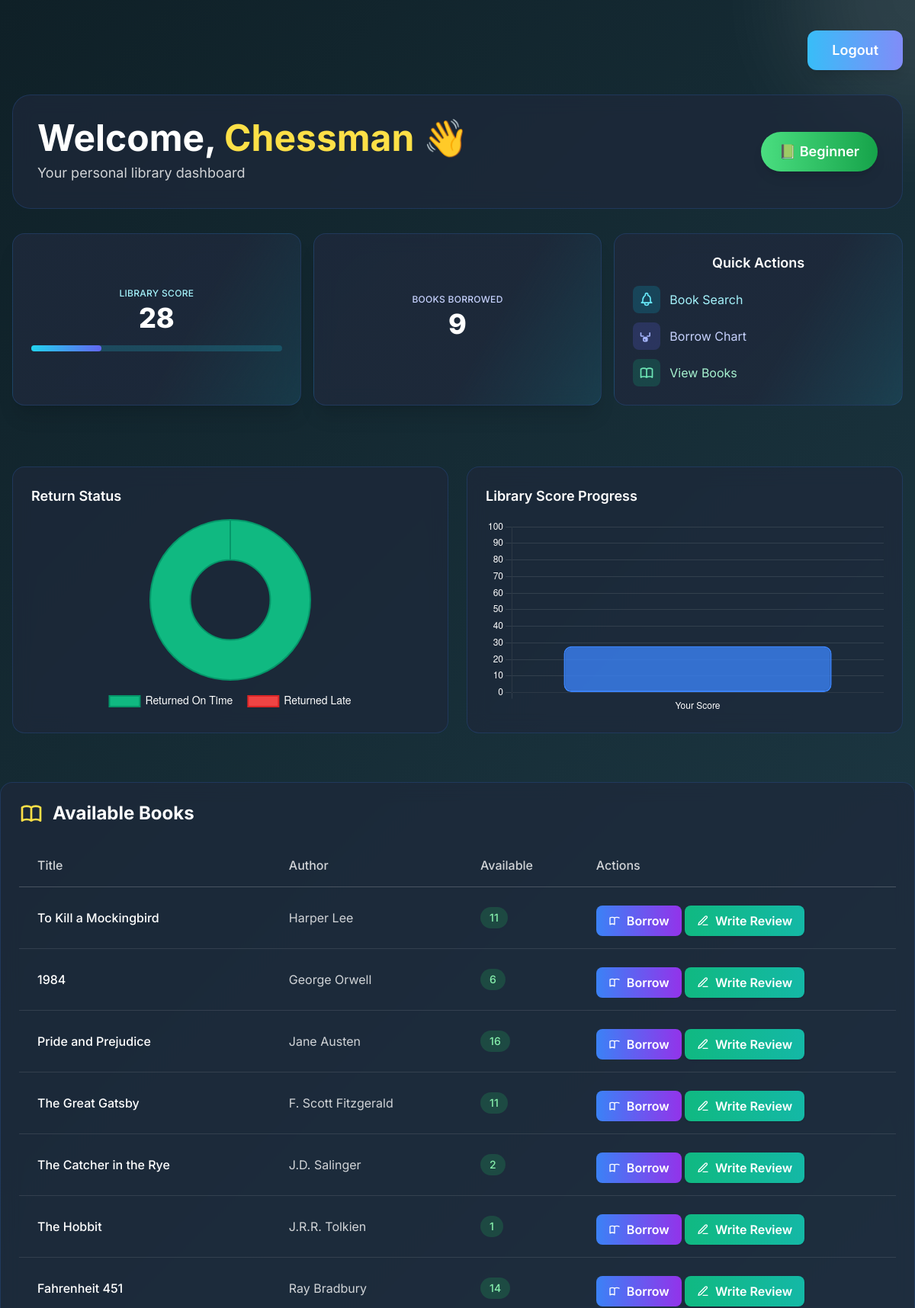
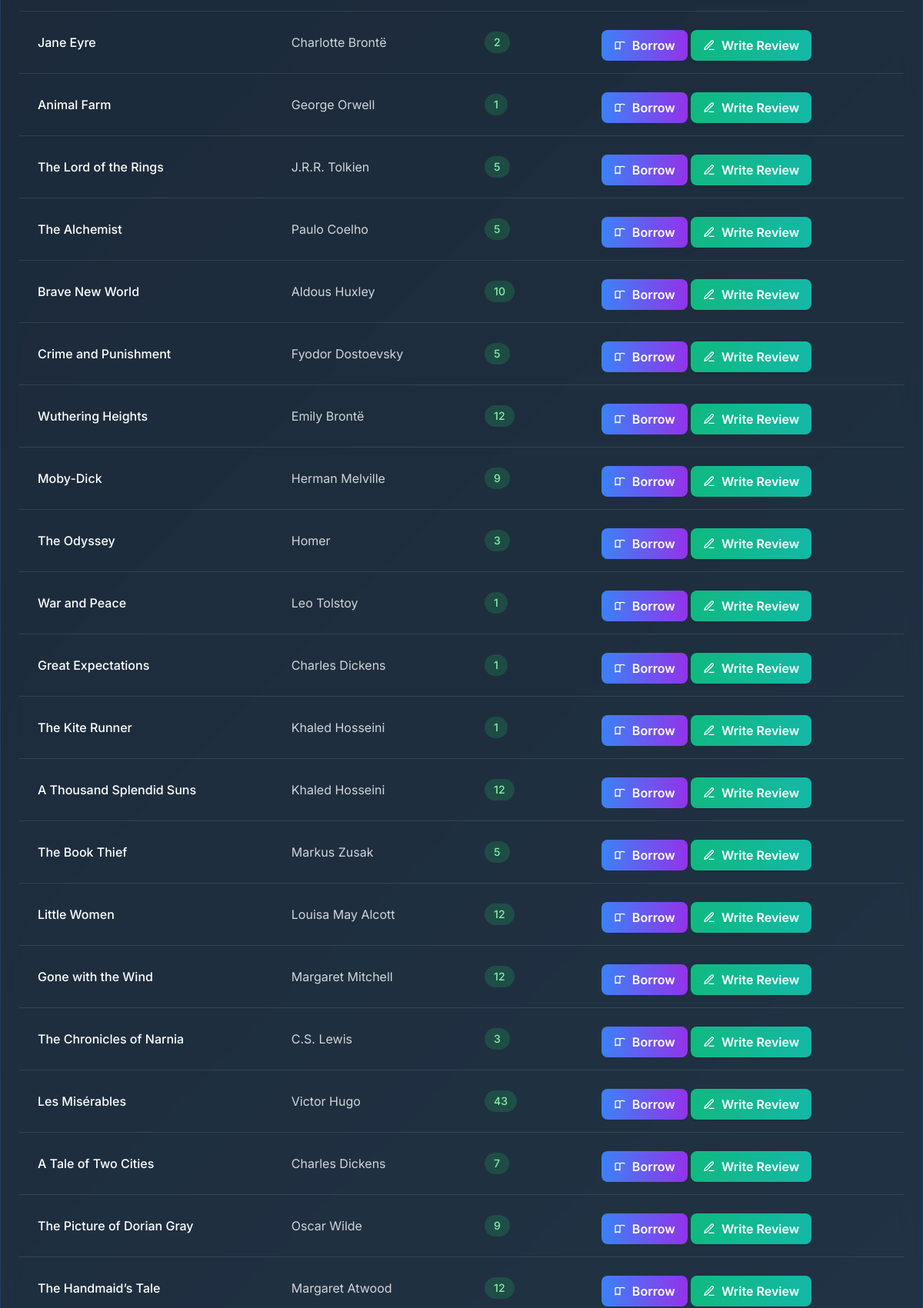
Screenshot of /user/dashboard/ (signed in, upper part) with the database file from the repository (2 pictures, top to bottom).
### books/models.py (models this page shows, shortened)
class Visitor(models.Model):
    ROLE_CHOICES = [
        ('admin', 'Admin'),
        ('user', 'User'),
    ]
    name = models.CharField(max_length=100)
    age = models.IntegerField()
    mobile = models.CharField(max_length=15, unique=True)
    email = models.EmailField(unique=True)
    address = models.TextField()
    password = models.CharField(max_length=255)
    role = models.CharField(max_length=10, choices=ROLE_CHOICES)
    visit_count = models.IntegerField(default=0)
    score = models.IntegerField(default=0)
    created_at = models.DateTimeField(default=timezone.now)
    face_encoding = models.JSONField(null=True, blank=True)

class Book(models.Model):
    title = models.CharField(max_length=200)
    author = models.CharField(max_length=100)
    publisher = models.CharField(max_length=100)
    publication_year = models.IntegerField()
    summary = models.TextField()
    available_copies = models.IntegerField(default=1)
    borrow_count = models.IntegerField(default=0)
    summary_embedding = models.JSONField(null=True, blank=True)
    rack_number = models.CharField(max_length=10, blank=True, null=True)
    shelf_number = models.CharField(max_length=10, blank=True, null=True)

### books/views.py (the view, shortened to what this page needs)
# urls.py: path('user/dashboard/', views.user_dashboard, name='user_dashboard'),
def user_dashboard(request):
    if request.session.get('role') != 'user':
        return redirect('login')
    visitor_id = request.session.get('visitor_id')
    visitor = Visitor.objects.get(id=visitor_id)
    today = date.today()
    on_time = BorrowRecord.objects.filter(visitor=visitor, return_date__isnull=False, return_date__lte=F('due_date')).count()
    late = BorrowRecord.objects.filter(visitor=visitor, return_date__isnull=False, return_date__gt=F('due_date')).count()
    recommendations = []
    borrowed_books = Book.objects.filter(borrowrecord__visitor=visitor).distinct()
    borrowed_embeddings = [b.summary_embedding for b in borrowed_books if b.summary_embedding]
    if borrowed_embeddings:
        import numpy as np
        from sklearn.metrics.pairwise import cosine_similarity
        avg_emb = np.mean(np.array(borrowed_embeddings), axis=0)
        candidate_books = Book.objects.exclude(borrowrecord__visitor=visitor).exclude(summary_embedding=None)
        rec_scores = []
        for book in candidate_books:
            book_emb = np.array(book.summary_embedding)
            similarity = cosine_similarity([avg_emb], [book_emb])[0][0]
            rec_scores.append((book, similarity))
        rec_scores.sort(key=lambda x: x[1], reverse=True)
        top_recs = [b for b, s in rec_scores if s > 0.4][:3]
        for book in top_recs:
            try:
                book.location = BookLocation.objects.get(book=book)
            except BookLocation.DoesNotExist:
                book.location = None
        recommendations = top_recs
    context = {
        "visitor": visitor,
        "books": Book.objects.all(),
        "on_time": on_time,
        "late": late,
        "recommendations": recommendations
    }
    return render(request, "user/u-dashboard.html", context)

### books/templates/user/u-dashboard.html (shortened to what this page needs)
<!DOCTYPE html>
<html lang="en">
<head>
    <script src="https://cdn.tailwindcss.com"></script>
</head>
<body class="min-h-screen gradient-bg">
    <div class="fixed inset-0 overflow-hidden pointer-events-none">
        <div class="absolute -top-40 -right-40 w-80 h-80 bg-white opacity-10 rounded-full blur-3xl"></div>
    </div>
    <div class="relative z-10 container mx-auto px-4 py-8 max-w-7xl">
        <div class="flex justify-end mt-2 mb-8">
            <a href="{% url 'logout' %}" class="cool-btn font-semibold px-8 py-3 rounded-xl shadow-lg transition-all duration-200 text-lg">Logout</a>
        </div>
        <div class="glass-effect rounded-3xl p-8 mb-8 animate-fade-in">
            <div class="flex flex-col md:flex-row md:items-center md:justify-between">
                <div class="mb-6 md:mb-0">
                    <h1 class="text-4xl md:text-5xl font-bold text-white mb-2">
                        Welcome, <span class="text-yellow-300">{{ visitor.name }}</span> 👋
                    </h1>
                    <p class="text-white/80 text-lg">Your personal library dashboard</p>
                </div>
                <div class="flex flex-col items-center md:items-end">
                    {% if visitor.score >= 100 %}
                        <div class="bg-gradient-to-r from-yellow-400 to-orange-500 text-white px-6 py-3 rounded-full font-semibold text-lg shadow-lg">
                            🏅 Elite Reader
                        </div>
                    {% elif visitor.score >= 50 %}
                        <div class="bg-gradient-to-r from-gray-400 to-gray-600 text-white px-6 py-3 rounded-full font-semibold text-lg shadow-lg">
                            🥈 Advanced Reader
                        </div>
                    {% else %}
                        <div class="bg-gradient-to-r from-green-400 to-green-600 text-white px-6 py-3 rounded-full font-semibold text-lg shadow-lg">
                            📗 Beginner
                        </div>
                    {% endif %}
                </div>
            </div>
        </div>
        <div class="grid grid-cols-1 lg:grid-cols-3 gap-8 mb-12">
            <div class="grid grid-cols-1 md:grid-cols-3 gap-4 lg:col-span-3 mb-8">
                <div class="glass-effect cool-card rounded-2xl p-6 flex flex-col items-center justify-center card-hover animate-fade-in shadow-xl">
                    <p class="text-cyan-200 text-xs font-medium uppercase tracking-wide text-center mb-1">Library Score</p>
                    <div class="flex items-center justify-center w-full mb-2">
                        <span class="text-4xl font-extrabold text-white text-center">{{ visitor.score }}</span>
                    </div>
                    <div class="w-full mt-2 bg-cyan-400/20 rounded-full h-2">
                        <div class="bg-gradient-to-r from-cyan-400 to-indigo-500 h-2 rounded-full" style="width: {{ visitor.score|default:0 }}%"></div>
                    </div>
                </div>
                <div class="glass-effect cool-card rounded-2xl p-6 flex flex-col items-center justify-center card-hover animate-fade-in shadow-xl">
                    <p class="text-indigo-200 text-xs font-medium uppercase tracking-wide text-center mb-1">Books Borrowed</p>
                    <div class="flex items-center justify-center w-full mb-2">
                        <span class="text-4xl font-extrabold text-white text-center">{{ visitor.visit_count }}</span>
                    </div>
                </div>
                <div class="glass-effect cool-card rounded-2xl p-6 card-hover animate-fade-in flex flex-col items-center justify-center">
                    <h3 class="text-white font-semibold text-lg mb-4">Quick Actions</h3>
                    <div class="space-y-3 w-full">
                        <a href="{% url 'book_search' %}" class="flex items-center space-x-3 text-cyan-200 hover:text-cyan-100 transition-colors">
                            <div class="bg-cyan-500/20 p-2 rounded-lg">
                                <svg class="w-5 h-5 text-cyan-300" fill="none" stroke="currentColor" viewBox="0 0 24 24">
                                </div>
                                <span>Book Search</span>
                            </a>
                            <a href="{% url 'user_borrow_history' %}" class="flex items-center space-x-3 text-indigo-200 hover:text-indigo-100 transition-colors">
                                <div class="bg-indigo-500/20 p-2 rounded-lg">
                                    <svg class="w-5 h-5 text-indigo-300" fill="none" stroke="currentColor" viewBox="0 0 24 24">
                                        <path stroke-linecap="round" stroke-linejoin="round" stroke-width="2" d="M3 7v4a1 1 0 001 1h3m10-5v4a1 1 0 01-1 1h-3m-4 4h4m-2 0v4m0 0h-2a2 2 0 01-2-2v-2a2 2 0 012-2h2a2 2 0 012 2v2a2 2 0 01-2 2z" />
                                    </svg>
                                </div>
                                <span>Borrow Chart</span>
                            </a>
                            <a href="{% url 'view_books' %}" class="flex items-center space-x-3 text-emerald-200 hover:text-emerald-100 transition-colors">
                                <div class="bg-emerald-500/20 p-2 rounded-lg flex items-center justify-center">
                                </div>
                                <span>View Books</span>
                            </a>
                        </div>
                    </div>
                </div>
            </div>
            <div class="lg:col-span-3 flex flex-col">
                <div class="grid grid-cols-1 lg:grid-cols-2 gap-6 mb-8">
                    <div class="glass-effect rounded-2xl p-6 card-hover animate-fade-in">
                        <h3 class="text-white font-semibold text-lg mb-4">Return Status</h3>
                        <div class="h-64">
                            <canvas id="returnChart"></canvas>
                        </div>
                    </div>
                    <div class="glass-effect rounded-2xl p-6 card-hover animate-fade-in">
                        <h3 class="text-white font-semibold text-lg mb-4">Library Score Progress</h3>
                        <div class="h-64">
                            <canvas id="scoreChart"></canvas>
                        </div>
                    </div>
                </div>
            </div>
        </div>
        <div class="glass-effect rounded-2xl p-6 animate-fade-in">
            <div class="flex items-center justify-between mb-6">
                <h2 class="text-2xl font-bold text-white flex items-center">
                    Available Books
                </h2>
            </div>
<div class="hidden md:block overflow-x-auto">
    <table class="w-full">
        <thead>
            <tr class="border-b border-white/20">
                <th class="text-left py-4 px-6 text-white/80 font-medium">Title</th>
                <th class="text-left py-4 px-6 text-white/80 font-medium">Author</th>
                <th class="text-left py-4 px-6 text-white/80 font-medium">Available</th>
                <th class="text-left py-4 px-6 text-white/80 font-medium">Actions</th>
            </tr>
        </thead>
        <tbody>
            {% for book in books %}
            <tr class="border-b border-white/10 hover:bg-white/5 transition-colors">
                <td class="py-4 px-6 text-white font-medium">{{ book.title }}</td>
                <td class="py-4 px-6 text-white/80">{{ book.author }}</td>
                <td class="py-4 px-6">
                    <span class="inline-flex items-center px-3 py-1 rounded-full text-sm font-medium
                        {% if book.available_copies > 0 %}
                            bg-green-500/20 text-green-300
                        {% else %}
                            bg-red-500/20 text-red-300
                        {% endif %}">
                        {{ book.available_copies }}
                    </span>
                </td>
                <td class="py-4 px-6 space-y-2">
                    <a href="{% if borrowed_book_ids and book.id in borrowed_book_ids %}#{% else %}{% url 'borrow_book' book.id %}{% endif %}"
                       class="inline-flex items-center space-x-2 px-4 py-2 rounded-lg transition-all duration-200 transform hover:scale-105 font-semibold
                       {% if borrowed_book_ids and book.id in borrowed_book_ids %}
                           bg-gradient-to-r from-red-500 to-pink-600 cursor-not-allowed opacity-80"
                           title="Already Borrowed" tabindex="-1" aria-disabled="true"
                       {% else %}
                           bg-gradient-to-r from-blue-500 to-purple-600 hover:from-blue-600 hover:to-purple-700 text-white"
                       {% endif %}">
                        <span>{% if borrowed_book_ids and book.id in borrowed_book_ids %}Already Borrowed{% else %}Borrow{% endif %}</span>
                    </a>
                    <a href="{% url 'submit_review' book.id %}"
                       class="inline-flex items-center space-x-2 px-4 py-2 rounded-lg bg-gradient-to-r from-emerald-500 to-teal-500 hover:from-emerald-600 hover:to-teal-600 text-white font-semibold shadow transition duration-200 hover:scale-105">
                        <svg class="w-4 h-4" fill="none" stroke="currentColor" viewBox="0 0 24 24">
                            <path stroke-linecap="round" stroke-linejoin="round" stroke-width="2" d="M12 20h9M16.5 3.5a2.121 2.121 0 113 3L7 19l-4 1 1-4L16.5 3.5z"/>
                        </svg>
                        <span>Write Review</span>
                    </a>
                </td>
            </tr>
            {% endfor %}
        </tbody>
    </table>
</div>
    <script>
        // Return Chart
        const returnChart = new Chart(document.getElementById('returnChart'), {
            type: 'doughnut',
            data: {
                labels: ['Returned On Time', 'Returned Late'],
                datasets: [{
                    data: [{{ on_time }}, {{ late }}],
                    backgroundColor: ['#10b981', '#ef4444'],
                    borderColor: ['#059669', '#dc2626'],
                    borderWidth: 2,
                    hoverOffset: 10
                }]
            },
            options: {
                responsive: true,
                maintainAspectRatio: false,
                plugins: {
                    legend: {
                        position: 'bottom',
                        labels: {
                            color: '#ffffff',
                            font: { size: 14 },
                            padding: 20
                        }
                    }
                }
            }
        });
        // Score Chart
        const scoreChart = new Chart(document.getElementById('scoreChart'), {
            type: 'bar',
            data: {
                labels: ['Your Score'],
                datasets: [{
                    label: 'Score',
                    data: [{{ visitor.score }}],
                    backgroundColor: 'rgba(59, 130, 246, 0.8)',
                    borderColor: '#3b82f6',
                    borderWidth: 2,
                    borderRadius: 10,
                    borderSkipped: false,
                }]
            },
            options: {
                responsive: true,
                maintainAspectRatio: false,
                scales: {
                    y: {
                        beginAtZero: true,
                        max: 100,
                        ticks: {
                            color: '#ffffff'
                        },
                        grid: {
                            color: 'rgba(255, 255, 255, 0.1)'
                        }
                    },
                    x: {
                        ticks: {
                            color: '#ffffff'
                        },
                        grid: {
                            color: 'rgba(255, 255, 255, 0.1)'
                        }
                    }
                },
                plugins: {
                    legend: {
                        display: false
                    }
                }
            }
        });
    </script>
</body>
</html>

### books/templates/user/u-dashboard.html (style rules this page uses)
body { font-family: 'Inter', sans-serif; }
.glass-effect { background: rgba(30, 41, 59, 0.7); backdrop-filter: blur(12px); border: 1px solid rgba(59, 130, 246, 0.18); }
.gradient-bg { background: linear-gradient(135deg, #0f2027 0%, #2c5364 100%); }
.card-hover { transition: all 0.3s cubic-bezier(.4,0,.2,1); }
.animate-fade-in { animation: fadeIn 0.6s cubic-bezier(.4,0,.2,1); }
.cool-btn { background: linear-gradient(90deg, #38bdf8 0%, #818cf8 100%); color: #fff; box-shadow: 0 4px 24px 0 rgba(56,189,248,0.15); }
.cool-card { background: linear-gradient(120deg, rgba(30,41,59,0.85) 60%, rgba(56,189,248,0.12) 100%); }

### rows the page displays
Visitor: name "Chessman", score "28", visit_count "9"
Book: title "To Kill a Mockingbird", author "Harper Lee", available_copies "11"
Book: title "1984", author "George Orwell", available_copies "6"
Book: title "Pride and Prejudice", author "Jane Austen", available_copies "16"
Book: title "The Great Gatsby", author "F. Scott Fitzgerald", available_copies "11"
Book: title "The Catcher in the Rye", author "J.D. Salinger", available_copies "2"
Book: title "The Hobbit", author "J.R.R. Tolkien", available_copies "1"
Book: title "Fahrenheit 451", author "Ray Bradbury", available_copies "14"
Book: title "Jane Eyre", author "Charlotte Brontë", available_copies "2"
Book: title "Animal Farm", author "George Orwell", available_copies "1"
Book: title "The Lord of the Rings", author "J.R.R. Tolkien", available_copies "5"
Book: title "The Alchemist", author "Paulo Coelho", available_copies "5"
Book: title "Brave New World", author "Aldous Huxley", available_copies "10"
Book: title "Crime and Punishment", author "Fyodor Dostoevsky", available_copies "5"
Book: title "Wuthering Heights", author "Emily Brontë", available_copies "12"
Book: title "Moby-Dick", author "Herman Melville", available_copies "9"
Book: title "The Odyssey", author "Homer", available_copies "3"
Book: title "War and Peace", author "Leo Tolstoy", available_copies "1"
Book: title "Great Expectations", author "Charles Dickens", available_copies "1"
Book: title "The Kite Runner", author "Khaled Hosseini", available_copies "1"
Book: title "A Thousand Splendid Suns", author "Khaled Hosseini", available_copies "12"
Book: title "The Book Thief", author "Markus Zusak", available_copies "5"
Book: title "Little Women", author "Louisa May Alcott", available_copies "12"
Book: title "Gone with the Wind", author "Margaret Mitchell", available_copies "12"
Book: title "The Chronicles of Narnia", author "C.S. Lewis", available_copies "3"
Book: title "Les Misérables", author "Victor Hugo", available_copies "43"
Book: title "A Tale of Two Cities", author "Charles Dickens", available_copies "7"
Book: title "The Picture of Dorian Gray", author "Oscar Wilde", available_copies "9"
Book: title "The Handmaid’s Tale", author "Margaret Atwood", available_copies "12"

### other values shown
chart data {{ late }} 0
chart data {{ visitor.score }} 28
